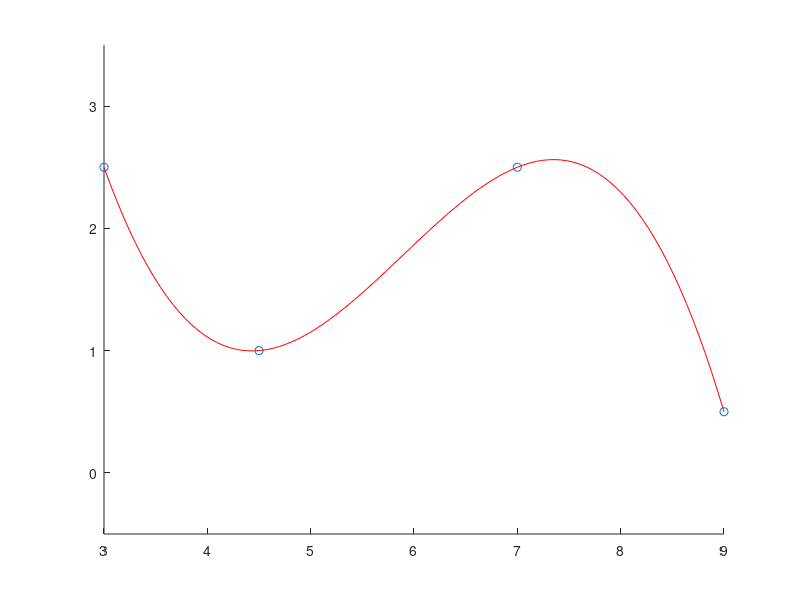

Write MATLAB code to recreate this figure.
clear,clc 
x=[3 4.5 7 9];
 y=[2.5 1 2.5 0.5]; 
hold on 
plot(x,y,'o') 
z=linspace(x(1),x(end),100); 
L=interp1(x,y,z,'spline');
 plot(z,L,'r') 
%Y=spline(x,y,5)
 %plot(5,Y,'*b') 
axis([x(1),x(end),min(y)-1,max(y)+1])
